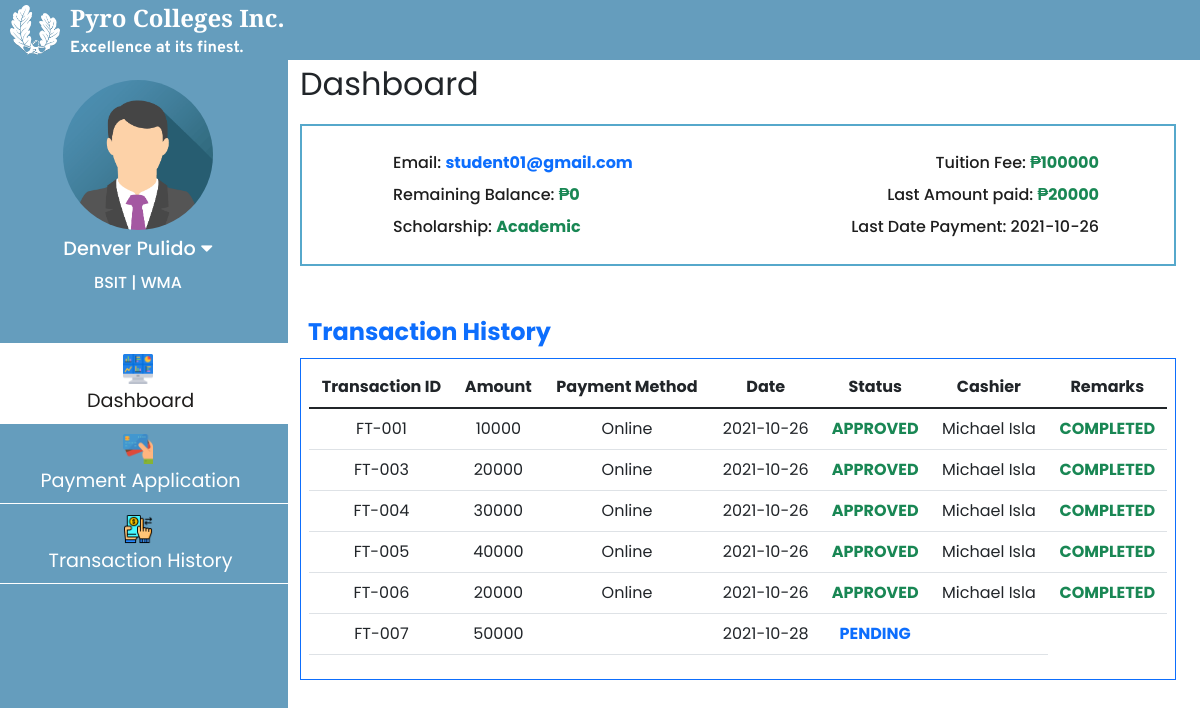
Screenshot of /html/student_access.php (signed in) with the database file from the repository.
### tables this page shows
CREATE TABLE `tbl_student_school_details` (
  `stud_id` int(11) NOT NULL,
  `LRN` varchar(100) NOT NULL,
  `stud_type` varchar(100) NOT NULL,
  `csi_academic_year` varchar(100) NOT NULL,
  `csi_semester` varchar(100) NOT NULL,
  `csi_program` varchar(255) NOT NULL,
  `csi_major` longtext NOT NULL,
  `csi_year_level` varchar(100) NOT NULL
);

CREATE TABLE `tbl_student_fees` (
  `program_id` int(11) NOT NULL,
  `stud_id` int(11) NOT NULL,
  `fullname` varchar(100) NOT NULL,
  `csi_year_level` varchar(100) NOT NULL,
  `scholar_desc` varchar(100) NOT NULL,
  `scholar_type` varchar(255) NOT NULL,
  `discount_type` varchar(100) NOT NULL,
  `tuition_fee` int(100) NOT NULL,
  `total_amount_paid` int(11) NOT NULL,
  `balance` int(11) NOT NULL,
  `remarks` varchar(100) NOT NULL
);

### html/student_access.php (the view, shortened to what this page needs)
<?php
    if(!isset($_SESSION['stud_id']) && $_SESSION['role'] != 'Student'){
        header('Location: login.php');
    }else{
        include_once '../connection/Config.php';
        $sqlStud ="SELECT det.*,fees.*
                    FROM tbl_student_school_details AS det
                    INNER JOIN tbl_student_fees AS fees ON det.stud_id = fees.stud_id
                    WHERE det.stud_id = ?";
        $stmtStud = $con->prepare($sqlStud);
        $stmtStud->bind_param('s', $_SESSION['stud_id']);
        $stmtStud->execute();
        $resStud = $stmtStud->get_result();
        $rowStud = $resStud->fetch_assoc();
        $sqlLatestPaidDate ="SELECT  amount, transaction_date
                            FROM tbl_payments WHERE stud_id = ?
                            ORDER BY transaction_date DESC LIMIT 1";
        $stmtLatestPaidDate = $con->prepare($sqlLatestPaidDate);
        $stmtLatestPaidDate->bind_param('s', $_SESSION['stud_id']);
        $stmtLatestPaidDate->execute();
        $resLatestPaidDate = $stmtLatestPaidDate->get_result();
        $rowLatestPaidDate = $resLatestPaidDate->fetch_assoc();
        if($resLatestPaidDate->num_rows > 0){
            $amount = $rowLatestPaidDate['amount'];
            $date = $rowLatestPaidDate['transaction_date'];
        }else{
            $amount = 'N/A';
            $date = 'N/A';
        }
    }
?>
<!DOCTYPE html>
<html lang="en">
<head>
    <link href="https://cdn.jsdelivr.net/npm/bootstrap@5.1.1/dist/css/bootstrap.min.css" rel="stylesheet">
    <link rel="stylesheet" href="https://pro.fontawesome.com/releases/v5.10.0/css/all.css"/>
    <link rel="stylesheet" href="https://cdnjs.cloudflare.com/ajax/libs/font-awesome/5.14.0/css/all.min.css" />
    <link rel="stylesheet" href="../css/student_access.css">
<link rel="stylesheet" type="text/css" href="https://cdn.datatables.net/v/bs5/dt-1.11.3/b-2.0.1/datatables.min.css"/>
</head>
<body>
<div class="nav__bar">
    <div class="nav__bar_two">
    <img src="../images/logo.png" alt="">
        <div class="nav__bar_two_text">
            <span>Pyro Colleges Inc.</span>
            <p>Excellence at its finest.</p>
        </div>
    </div>
</div>
<div class="row">
    <div class="col left-tab">
    <div class="upper-left-tab">
        <img src="..\images\registrar_img\sample_registrar_pic.png" alt="">
        <p class="reg__name" style="font-size: 1.2rem;"><?= $_SESSION['fullname'];?> <i class="fas fa-caret-down" onclick="profile_link_show()   "></i></p>
        <p class="reg__name"> <?=$rowStud['csi_program'];?> | <?=$rowStud['csi_major'];?></p>
    </div>
    <div class="nav flex-column nav-pills pl-2 mt-5 align-middle" id="v-pills-tab" role="tablist" aria-orientation="vertical">
        <a class="nav-link active main__" id="v-pills-dashboard-tab" data-toggle="pill" href="#v-pills-dashboard" role="tab" aria-controls="v-pills-dashboard" aria-selected="true"><img src="../images/icons/dashboard.png" width="30px" height="30px" class="d-block mx-auto mb-1">&nbsp;Dashboard</a>
        <a class="nav-link main__" id="v-pills-payment-application-tab" data-toggle="pill" href="#v-pills-payment-application" role="tab" aria-controls="v-pills-payment-application" aria-selected="false"><img src="../images/icons/stud_payment_form.png" width="30px" height="30px" class="d-block mx-auto mb-1">&nbsp;Payment Application</a>
        <a class="nav-link main__" id="v-pills-transaction-history-tab" data-toggle="pill" href="#v-pills-transaction-history" role="tab" aria-controls="v-pills-transaction-history" aria-selected="false"><img src="../images/icons/transaction_history.png" width="30px" height="30px" class="d-block mx-auto mb-1">&nbsp;Transaction History</a>
    </div>
    </div>
<div class="col-md right-tab">
        <div class="tab-content" id="v-pills-tabContent">
            <div class="tab-pane fade show active" id="v-pills-dashboard" role="tabpanel" aria-labelledby="v-pills-dashboard">
                <p class="title_tab_universal mb-3">Dashboard</p>
                <div class="miniDashboard mb-5">
                    <div class="col d-flex mb-2">
                        <span class="miniDashboardh3 mx-3 w-50 ">Email: <span class="text-primary" style="font-weight: bold;"><?= $_SESSION['email'];?></span></span>
                        <span class="miniDashboardh3 w-50 text-end ">Tuition Fee: <span class="text-success" style="font-weight: bold; ">₱<?=$rowStud['tuition_fee'];?></span></span>
                    </div>
                    <div class="col d-flex mb-2">
                        <span class="miniDashboardh3 mx-3 w-50">Remaining Balance: <span class="text-success" style="font-weight: bold;">₱<?=$rowStud['balance'];?></span></span>
                        <span class="miniDashboardh3 text-end w-50">Last Amount paid: <span class="text-success" style="font-weight: bold;">₱<?= $amount?></span> </span>
                    </div>
                    <div class="col d-flex">
                        <span class="miniDashboardh3 mx-3 w-50">Scholarship: <span class="text-success" style="font-weight: bold; "><?=$rowStud['scholar_desc'];?></span></span>
                        <span class="miniDashboardh3 w-50 text-end ">Last Date Payment: <?= $date?> <span class="text-success" style="font-weight: bold; "></span></span>
                    </div>
                </div>
                <span class="text-primary d-block mx-2 mb-2" style="font-size: 1.5rem; font-weight: bold;">Transaction History</span>
                <div class="p-2 border border-primary" style="overflow-x: auto;" id="table_dashboard_id">
                        <table class="table pb-3" id="transactTblStud">
                            <thead class="thead-light text-center">
                            <tr>
                                <th scope="col">Transaction ID</th>
                                <th scope="col">Amount</th>
                                <th scope="col">Payment Method</th>
                                <th scope="col">Date</th>
                                <th scope="col">Status</th>
                                <th scope="col">Cashier</th>
                                <th scope="col">Remarks</th>
                            </tr>
                            </thead>
                            <tbody >
                            <?php
                            $sql ="SELECT transaction_no, amount, payment_method, transaction_date, payment_status, cashier_name
                                    FROM tbl_payments WHERE stud_id = ?
                                    UNION ALL
                                    SELECT transaction_no, amount, NUll as payment_method, transaction_date, status, NULL as cashier_name
                                    FROM tbl_pending_payments WHERE stud_id = ?";
                            $stmt = $con->prepare($sql);
                            $stmt->bind_param('ss', $_SESSION['stud_id'], $_SESSION['stud_id']);
                            $stmt->execute();
                            $res = $stmt->get_result();
                            $count = $res->num_rows;
                                ?>
                            <?php
                            if($count > 0){
                            while($data = $res->fetch_assoc()){?>
                            <tr class="text-center">
                                <td><?=$data['transaction_no'];?></td>
                                <td><?=$data['amount'];?></td>
                                <td><?=$data['payment_method'];?></td>
                                <td><?=$data['transaction_date'];?></td>
                                <?php if($data['payment_status'] == 'Approved'){?>
                                    <td class="text-success text-uppercase fw-bold"><?=$data['payment_status'];?></td>
                                <?php }else if($data['payment_status'] == 'Pending'){?>
                                    <td class="text-primary text-uppercase fw-bold"><?=$data['payment_status'];?>
                                    </td>
                                <?php }else{ ?>
                                    <td class="text-danger text-uppercase fw-bold"><?=$data['payment_status'];?>
                                    </td>
                                <?php }?>
                                <td><?=$data['cashier_name'];?></td>
                                <?php if($data['payment_status'] == 'Denied'){?>
                                    <td>
                                        <button type="button" class="btn btn-primary"
                                        id="ViewReason" data-bs-toggle="modal" data-bs-target="#reasonModal"
                                        data-id="<?=$data['transaction_no'];?>">
                                        Resubmit
                                        </button>
                                    </td>
                                <?php }else if($data['payment_status'] == 'Approved'){?>
                                    <td class="text-success text-uppercase fw-bold">Completed
                                </td>
                                <?php }?>
                            </tr>
                            <?php }?>
                            <?php }else{?>
                            <tr>
                                <td><?php echo "No Records"?></td>
                            </tr>
                            <?php }
                            ?>
                            </tbody>
                        </table>
                </div>
            </div>
        </div>
    </div>
</div>
</body>
</html>

### css/student_access.css (style rules this page uses)
:root { font-size: 16px; --black-color: rgb(31, 29, 28); --white-color: #FFFFFF; --blue-color: #56A8CBFF; --green-color: #3fd4b7; --input-background-color: rgb(194, 207, 219); --font-school-name: 'Zilla Slab', serif; --font-tagline: 'Overpass', sans-serif; }
* { font-family: 'Poppins', sans-serif; margin: 0; padding: 0; box-sizing: border-box; }
.nav__bar { width: 100%; height: 60px; background: #659dbd; color: white; display: flex; justify-content: center; flex-direction: column; margin: 0; transition: 300ms ease; position: fixed; z-index: 1000; }
.nav__bar .nav__bar_two img { width: 50px; height: 50px; margin: 0 10px; }
.nav__bar .nav__bar_two { display: flex; align-items: center; }
.nav__bar .nav__bar_two .nav__bar_two_text span { display: block; font-family: var(--font-school-name); font-size: 1.5rem; font-weight: bold; color: var(--white-color); margin-top: 10px; }
.nav__bar .nav__bar_two .nav__bar_two_text p { font-family: var(--font-tagline); color: var(--white-color); font-weight: bold; margin-bottom: 10px; }
.left-tab { padding: 0; top: 0; bottom: 0; overflow-y: auto; max-width: 300px; position: fixed; margin-top: 60px; background-color: #659dbd; color: var(--white-color); z-index: 999; }
.upper-left-tab { position: relative; }
.upper-left-tab > * { transition: 300ms ease; }
.upper-left-tab img { width: 150px; height: 150px; border-radius: 50%; display: block; margin: 20px auto 5px; }
.reg__name { text-align: center; margin: 0; font-weight: 500; margin-bottom: 5px; }
.reg__name i { cursor: pointer; }
.nav-link.main__ { color: var(--white-color); font-size: 1.2rem; padding: 10px 25px; line-height: 25px; width: 100%; text-align: center; transition: 250ms; border-bottom: 1px solid var(--white-color); border-radius: 0; }
.nav-link.main__:first-child { border-top: 1px solid var(--white-color); }
.nav-link.main__.active { background-color: var(--white-color); color: var(--black-color); border-radius: 0; }
.title_tab_universal { font-size: 2rem; }
.row { width: 100%; }
.right-tab { margin-top: 60px; margin-left: 300px; }
.miniDashboard { width: 100%; padding: 25px 75px; display: block; margin: 10px 0; border: 2px solid var(--blue-color); }
.miniDashboardh3 { color: #1e1e1e; font-weight: 500; }

### rows the page displays
tbl_student_school_details: csi_program "BSIT", csi_major "WMA", tbl_student_fees.tuition_fee "100000", tbl_student_fees.balance "0", tbl_student_fees.scholar_desc "Academic"

### other values shown
$_SESSION['fullname'] "Denver Pulido"
$_SESSION['email'] "student01@gmail.com"
$amount "20000"
$date "2021-10-26"
$data['transaction_no'] "FT-001"
$data['amount'] "10000"
$data['payment_method'] "Online"
$data['transaction_date'] "2021-10-26"
$data['payment_status'] "APPROVED"
$data['cashier_name'] "Michael Isla"
$data['transaction_no'] "FT-003"
$data['amount'] "20000"
$data['transaction_no'] "FT-004"
$data['amount'] "30000"
$data['transaction_no'] "FT-005"
